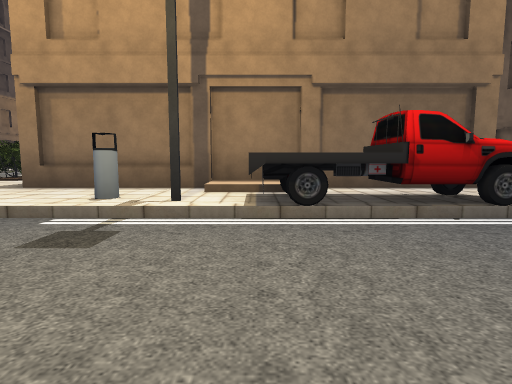
[1] (above)

24 first-person views from a walk through a 3-D level made in the Unity game engine. The camera is 1.2 m above the floor, tilts 6° down and sees 80° across. The floor is counted in squares, 2 m on a side. Each view is taken from the middle of a square. On the plan, view 1 faces up. The plan holds only what a view shows up to about 9 squares ahead; the rest is blank. The place goes on beyond the plan. Door leaves are left out, so doorways stand open. Some surface patterns are stand-ins.

[2]
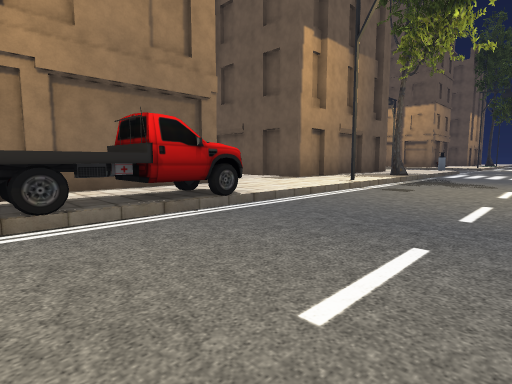

[3]
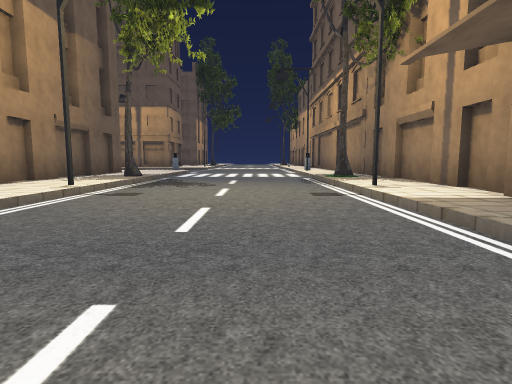

[4]
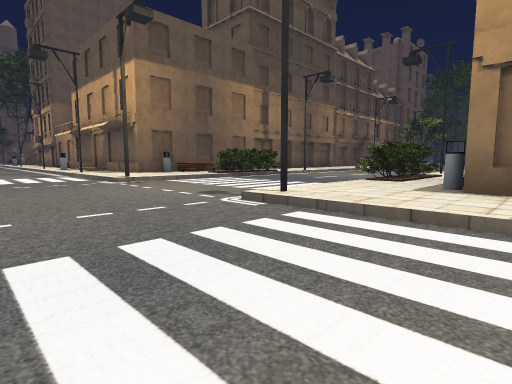

[5]
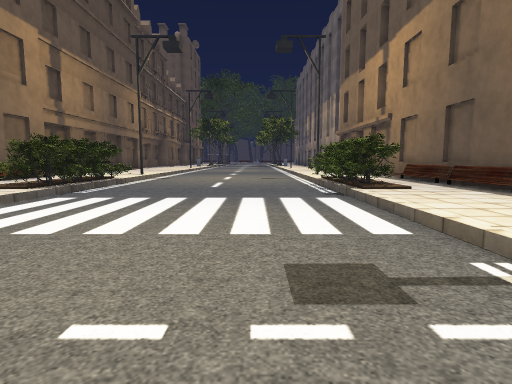

[6]
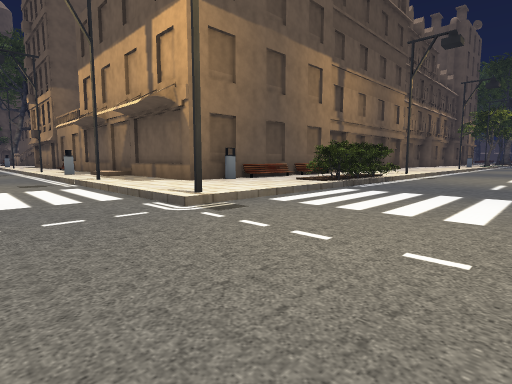

[7]
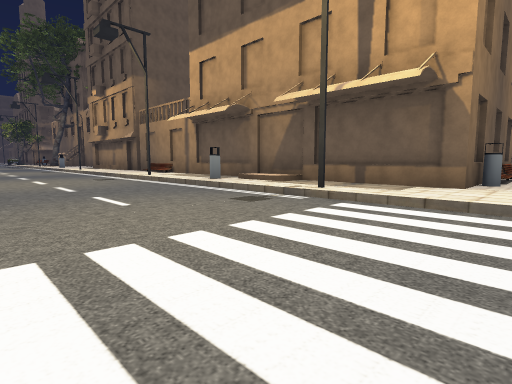

[8]
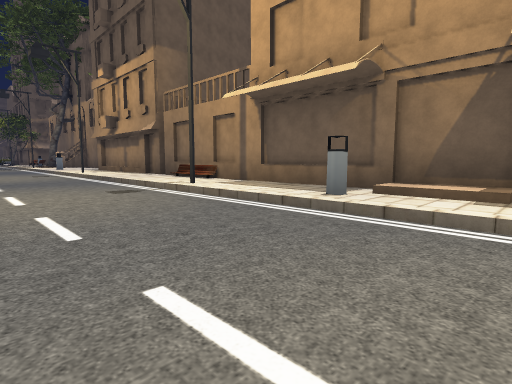

[9]
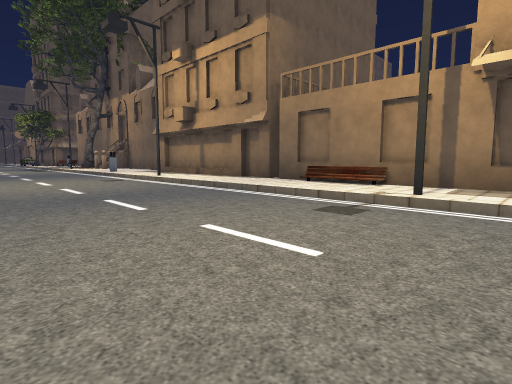

[10]
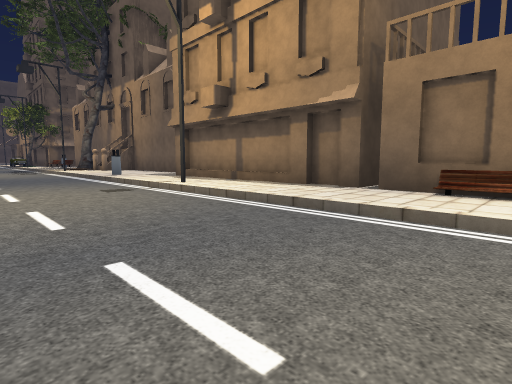

[11]
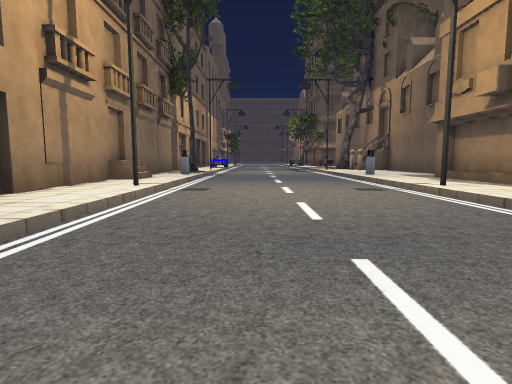

[12]
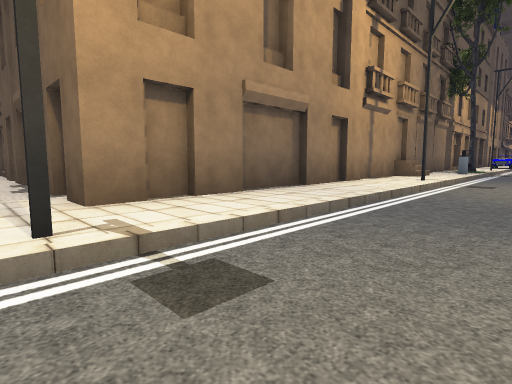

[13]
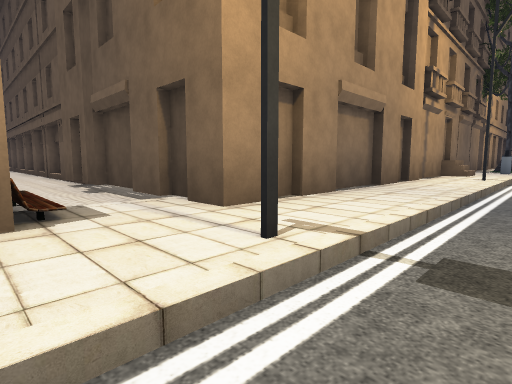

[14]
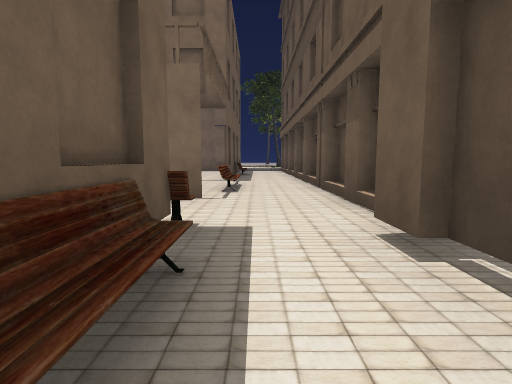

[15]
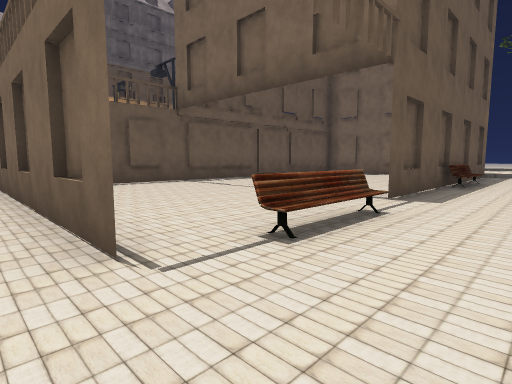

[16]
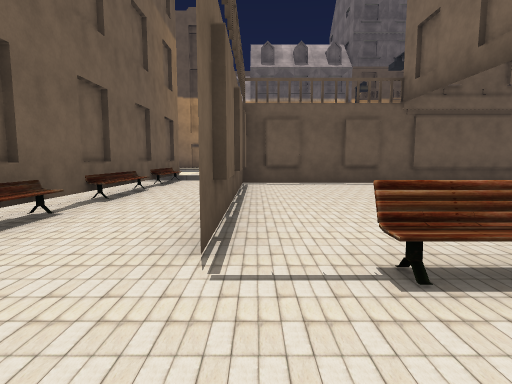

[17]
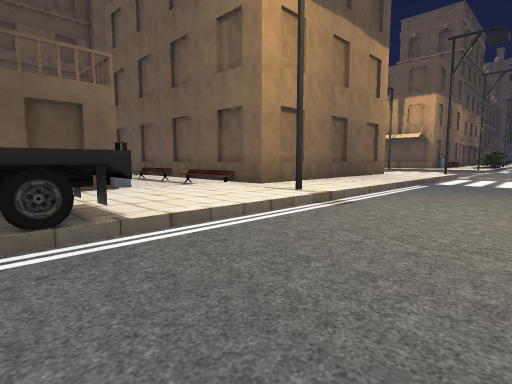

[18]
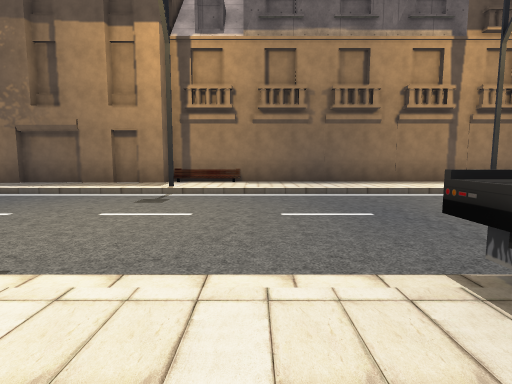

[19]
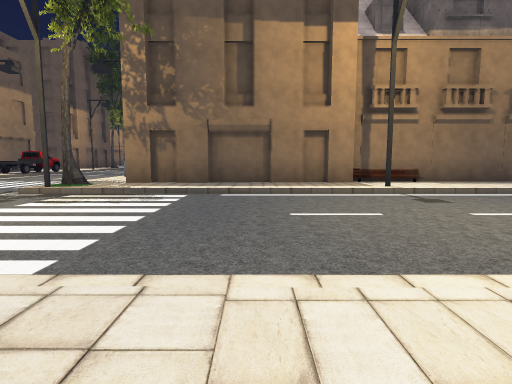

[20]
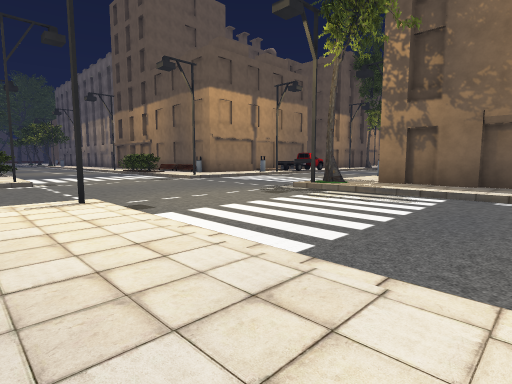

[21]
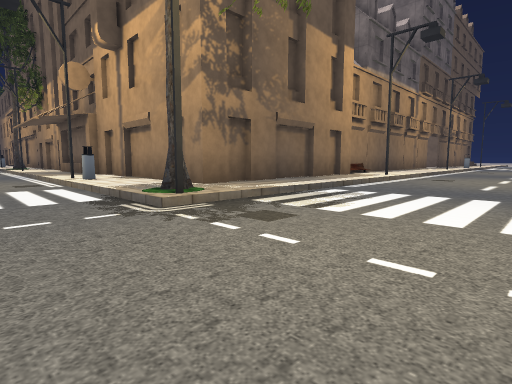

[22]
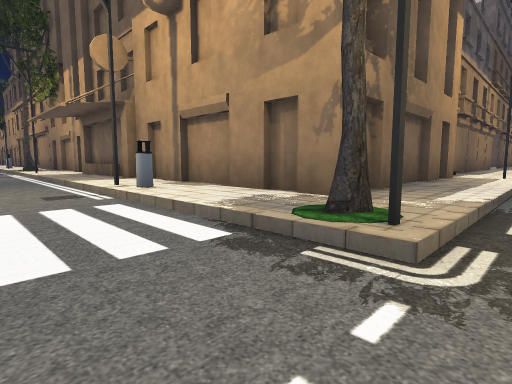

[23]
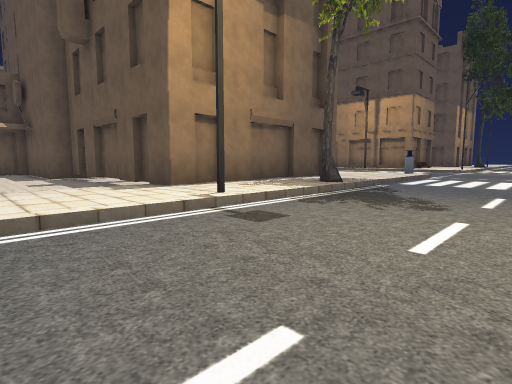

[24]
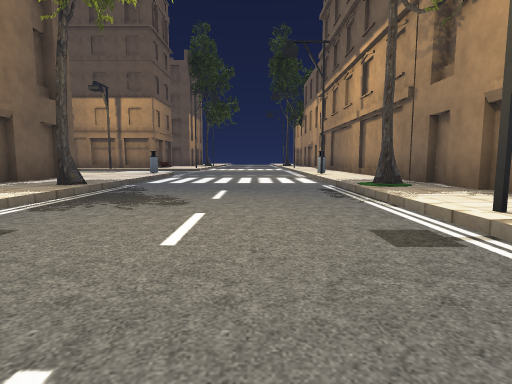

### Floor plan
Key: @ floor where view 1 was taken; # wall or solid block; . main floor; : floor 0.25 m higher than the main floor; / step, stairs or slope; = window, fence, low wall or low ledge; B building; T tree; I bin; O other object.
Columns run from 34 left of view 1 to 13 right of it. Each row starts with its distance up from view 1.
 11                     B :.....: #        ..
 10                     B:T.....T:#        ..#
  9                     #:TT...TT:#        ..#
  8                     B:TT....T:#        ..#
  7         B           #:T....TT:#          #
  6         #           I::.....::I        //#
  5  :#######B#B#BBBBBBB#::.....::#BB###BB#::::###:#
  4  ::::::::::::::I/:::::#.....#:::I#OOOO::::::T:::
  3  ///#///////#/////#////.....//////OOOO///#//////
  2 ................................................
  1 ................................................
  0  ................................ @.............
 -1  .............  ................................
 -2  ///#///////#/       /#.....////I////////#//////
 -3  :/:::::::::::       ::.....T::::::::BB:::::T:::
 -4  ###B#######:B       ::.....:########  ########
 -5            #.        ::.....:#
 -6            #.        ::.....:#
 -7            #.        ::.....:#
 -8            #.#       ::.....:#
 -9            #.########::.....:#
-10            ...../////:#.....#:B
-11           #........./::.....::#
-12           #..#B#B#B#I::.....::#
-13           #..=.....B::O.....::#
-14           #..=.....B  O.....::#
-15           #... ....B  O ....::#
-16            ..#  ...B  O    .::#
-17             .#.    #        #:#
-18             .#.    #          #

Where each view was taken, in squares from view 1:
view 1: 0 up, 0 right, facing up
view 2: 0 up, 0 right, facing up-right
view 3: 0 up, 1 right, facing right
view 4: 0 up, 3 left, facing up-left
view 5: 2 up, 8 left, facing up
view 6: 1 up, 8 left, facing up-left
view 7: 1 down, 13 left, facing up-left
view 8: 0 up, 17 left, facing up-left
view 9: 1 down, 21 left, facing up-left
view 10: 0 up, 24 left, facing up-left
view 11: 0 up, 24 left, facing left
view 12: 0 up, 22 left, facing down-left
view 13: 1 down, 21 left, facing down-left
view 14: 7 down, 22 left, facing down
view 15: 11 down, 23 left, facing down-right
view 16: 12 down, 23 left, facing right
view 17: 14 down, 9 left, facing up-left
view 18: 12 down, 13 left, facing right
view 19: 7 down, 13 left, facing right
view 20: 7 down, 13 left, facing up-right
view 21: 0 up, 10 left, facing down-right
view 22: 0 up, 7 left, facing down-right
view 23: 0 up, 4 right, facing up-right
view 24: 0 up, 4 right, facing right
